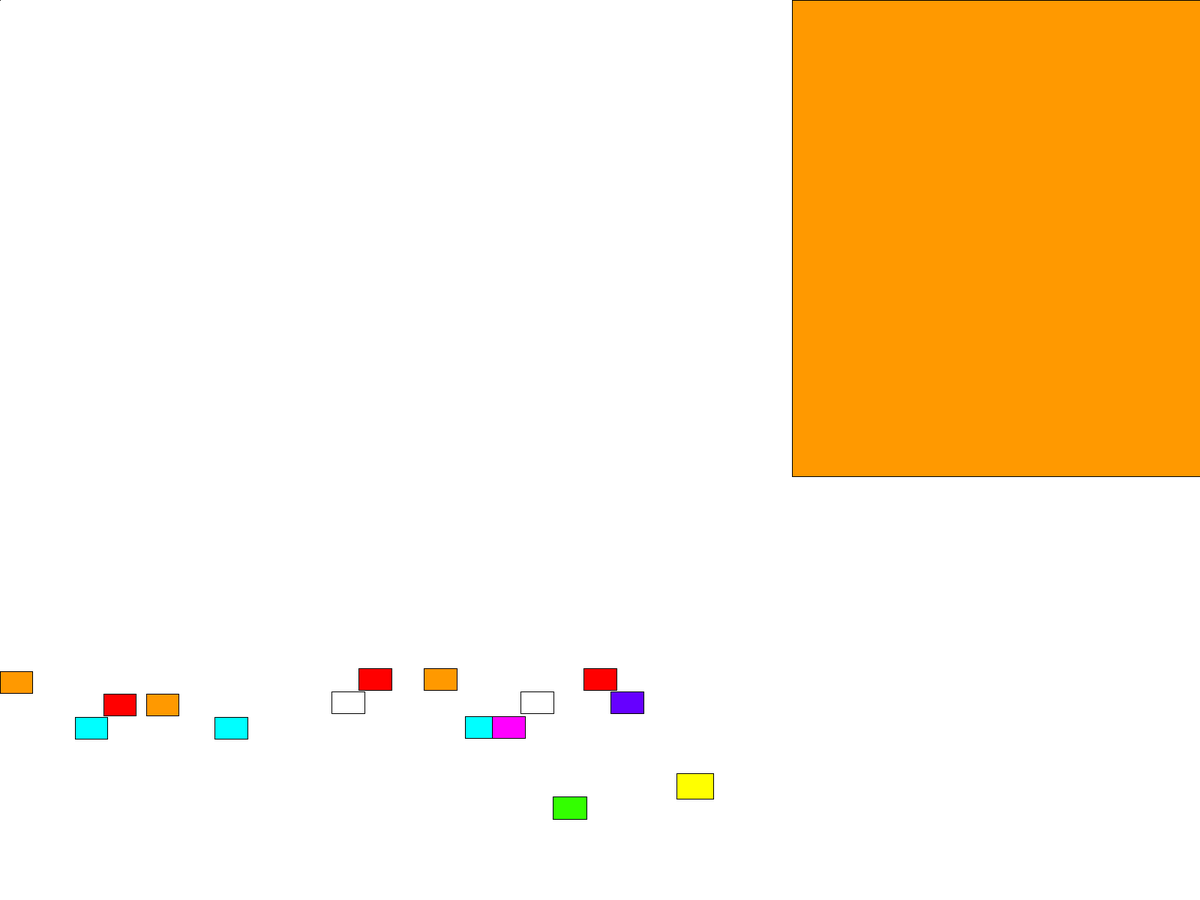
Frame 1 (no input)
Frame 60 (the mouse pressed at the canvas centre just before this capture): identical to frame 1, image omitted
Frame 120 (the mouse held since frame 60 and released just before this capture): identical to frame 1, image omitted

The Processing sketch that drew this single still picture (run headless with seeded random() and noise(); from frame 60 on, the mouse is pressed at the canvas centre):

// Processing sketch: sketch_190916a
// ── sketch_190916a.pde
import java.util.List;
import java.util.Arrays;
import java.util.ArrayList;
import java.util.Random;
Random rand = new Random(); 

// =================GENERAL DECLARATIONS===============================

// important; this is the color that we'll use as the background
color background = color(0,0,0);

// beats per minute of the song
double BPM = 60.0;

// max/min BPM (dont want it too flashy)
int MAX_BPM = 80;
int MIN_BPM = 40;

// general colors 
color blue = color(0, 0, 255);
color red = color(255, 0, 0);
color yellow = color(255, 255, 0);
color green = color(51, 255, 0);
color purple = color(102, 0, 255);
color pink = color(255, 0, 255);
color orange = color(255, 153, 0);
color aqua = color(0, 255, 255);

// colors for the squares
color pulseColor = red; 
color tonic_color = blue;
color supertonic_color = yellow;
color mediant_color = green; 
color subdominant_color = purple;
color dominant_color = pink;
color submediant_color = orange;
color leading_tone_color = aqua;

// square to declare
beatSquares pulse; // the main beat for the song
noteSquare tonic; // note # 1 (i.e. C for the C major scale)
noteSquare supertonic; // note # 2
noteSquare mediant; // note # 3
noteSquare subdominant; // note # 4
noteSquare dominant; // note # 5
noteSquare submediant; // note # 6
noteSquare leading_tone; // note # 7 

// notes we are going to play
List<Integer> assigned_notes = new ArrayList();

// colors to assign
List<Integer> assigned_colors = new ArrayList();

// =================HELPER FUNCTIONS===============================

// converts the given BPM into a format we can use for lerpColor
// 60 --> 500 ms
// 120 --> 250 ms
double convertBPM(double bpm) {
    return (60.0/bpm) * 500.0;
}

// randomly assigns a BPM value between 40 and 80
void assignBPM() {
  BPM = (rand.nextInt((MAX_BPM-MIN_BPM) + 1) + MIN_BPM);
} 

// randomly assigns notes (whole, half, quarter, or eighth) to assigned_notes
void assignNotes() {
  
  // clear list of prev entries
  assigned_notes.clear();
  
  List<Integer> notes = Arrays.asList(0, 1,2,4,8);
  
  int len = 7; // seven notes to assign
  
  for (int i = 0; i < len; i++) {
    int randomIndex = rand.nextInt(notes.size());
    int rand = (notes.get(randomIndex));
    assigned_notes.add(rand);
  }
}

// randomly assigns colors (non-repeating) to assigned_notes and the rhythm
void assignColors() {
  
  // clear the list just in case
  assigned_colors.clear();
  
  List<Integer> colors = new ArrayList<Integer>(
                                  Arrays.asList(
                                  red, blue, yellow, green, purple, pink, orange, aqua));
  
  int len = 8; // seven notes + one beat to assign colors
  
  for (int i = 0; i < len; i++) {
    int randomIndex = rand.nextInt(colors.size());
    int rand = colors.get(randomIndex);
    assigned_colors.add(rand);
    colors.remove(randomIndex);
  }
  
  // assign the colors
  pulseColor = assigned_colors.get(0); 
  tonic_color = assigned_colors.get(1); 
  supertonic_color = assigned_colors.get(2); 
  mediant_color = assigned_colors.get(3); 
  subdominant_color = assigned_colors.get(4); 
  dominant_color = assigned_colors.get(5); 
  submediant_color = assigned_colors.get(6); 
  leading_tone_color = assigned_colors.get(7); 
}

// =================CLASSES==============================================

// a class representing squares that pulse at  the BPM
class beatSquares {
  color c;
  int bpm;
  float count;
  
  // constructor
  beatSquares(color colorC) {
     c = colorC;
     count = 1;
     
     // convert the bpm into a format we can use
     bpm = (int) (convertBPM(BPM));
  }
  
  void flash() {
   int time = millis();
   /* determines often we will "flash" the beat, switching between white and the color
   * adapted from this thread:
   * https://forum.processing.org/two/discussion/20861/change-between-colors-over-time */
   if ((time/bpm)%2==0) {
     fill(lerpColor(255, c, count));
   }
   else {
      fill(255);
      count = 1;
   }
  }
  
  // draw our rectangles in the appropriate areas
  void draw_rec() {
    
     // Wall 1: xratio= 0.0, yratio= 0.7462963, len= 29, wid=43
     rect(width*0, height*0.7462963, 43, 29);
     
     // Wall 2: xratio= 0.122395836, yratio= 0.7712963, len= 29, wid=43
     rect(width*0.122395836, height*0.7712963, 43, 29);
     
     // Wall 3: xratio= 0.35364583, yratio= 0.7425926, len= 29, wid=44
     rect(width*0.35364583, height*0.7425926, 44, 29);
     
     // Wall 4: xratio= 0.66041666, yratio= 0.0, len= 635, wid=651
     rect(width*0.66041666,  height*0, 651, 635);
  }
}

class noteSquare {
  
  color c;
  int bpm;
  int[] notes; // an array of note durations - basically our sheet music!
  
  // wall 1
  float Xpos1;
  float Ypos1;
  int len1;
  int wid1;
  
  // wall 2
  float Xpos2;
  float Ypos2;
  int len2;
  int wid2;
  
  // wall 3
  float Xpos3;
  float Ypos3;
  int len3;
  int wid3;
  
  // for playing notes
  int i;
  int len;
  int curr_note_length;
  int scale_num;
  
  // constructor
  noteSquare(color colorC, int num,
             float x1, float y1, int leng1, int widt1,
             float x2, float y2, int leng2, int widt2,
             float x3, float y3, int leng3, int widt3
             ) {
               
    c = colorC;
    bpm = (int) convertBPM(BPM);
    notes = new int[]{ 1,4,4,4,4 };
    
    i = 0;
    len = notes.length;
    curr_note_length = calculate_duration(notes[i]);
    scale_num = num;
    
    Xpos1 = x1;
    Ypos1 = y1;
    len1 = leng1;
    wid1 = widt1;
    
    Xpos2 = x2;
    Ypos2 = y2;
    len2 = leng2;
    wid2 = widt2;
    
    Xpos3 = x3;
    Ypos3 = y3;
    len3 = leng3;
    wid3 = widt3;
  }
  
  // draws the sqaures in the given areas
  void draw_rec() {
    rect(Xpos1, Ypos1, wid1, len1);
    rect(Xpos2, Ypos2, wid2, len2);
    rect(Xpos3, Ypos3, wid3, len3);
  }
  
  /* fills white or the note color, depending on the time
  * 1 == whole note
  * 2 == half
  * 4 == quarter
  * 8 == eigth
  */
  void flash(int note) {
    
    int time = millis();
    int conv_bpm = 0;
    
    // convert bpm based on the note
    if (note == 1) {
      conv_bpm = bpm * 8;
    }
    else if (note == 2) {
      conv_bpm = bpm * 4;
    }
    else if (note == 4) {
      conv_bpm = bpm;
    }
    else if (note == 8) {
      conv_bpm = bpm/2;
    }
    
    // if it's empty, leave it white
    if (conv_bpm == 0) {
      fill(255);
    }
    else {
      fill(lerpColor(255, c, ((time/conv_bpm)%2==0)?time:conv_bpm-time));
    }
}
  
  // calculates the duration of a given note in milliseconds
  int calculate_duration(int note) {
    double mult_factor;
    
    if (note == 1) {
      mult_factor = 4.0;
    }
    else if (note == 2) {
      mult_factor = 2.0;
    }
    else if (note == 4) {
      mult_factor = 1.0;
    }
    else {
      mult_factor = .5;
    }
    
    double duration = (mult_factor * 1000.0) / (BPM/60.0);
    
    return (int) duration;
  }
  
  // calls the fill function and draws the rectangles so the note plays
  void playNote(){
    flash(assigned_notes.get(scale_num));
    draw_rec();
  }
}

// =================MAIN CODE===============================================

void setup() {
  fullScreen();
  background(255);
  
  /* RANDOM FUN!!
  * Let's do fun things like assigning colors, BPM, and note
  * values for us. */
  assignBPM();
  assignNotes();
  assignColors();
  
  // set up our squares with colors
  pulse = new beatSquares(pulseColor);
  tonic = new noteSquare(tonic_color, 0,
                           width*0.06302083, height*0.7972222, 29, 43,
                           width*0.17916666, height*0.7972222, 29, 44,
                           width*0.3875, height*0.7962963, 29, 44);
  supertonic = new noteSquare(supertonic_color, 1,
                           0, 0, 0, 0,
                           0, 0, 0, 0,
                           width*0.41041666, height*0.7962963, 29, 44);
  mediant = new noteSquare(mediant_color, 2,
                           0, 0, 0, 0,
                           width*0.2765625, height*0.7685185, 29, 44,
                           width*0.43385416, height*0.7685185, 29, 44);
  subdominant = new noteSquare(subdominant_color, 3,
                           0,0,0,0,
                           0,0,0,0,
                           width*0.4609375, height*0.8851852, 30, 45);
  dominant = new noteSquare(dominant_color, 4,
                           width*0.08645833, height*0.7712963, 29, 43,
                           width*0.29895833, height*0.7425926, 29, 44,
                           width*0.48645833, height*0.7425926, 29, 44);
  submediant = new noteSquare(submediant_color, 5,
                           0,0,0,0,
                           0,0,0,0,
                           width*0.50885415, height*0.7685185, 29, 44);
  leading_tone = new noteSquare(leading_tone_color, 6,
                           0,0,0,0,
                           0,0,0,0,
                           width*0.5640625, height*0.85925925, 34, 49);
}
int count = 1;
void draw() {
  
  // set up the pulsing squares
  pulse.flash();
  pulse.draw_rec();
  
  // play!
  tonic.playNote();
  supertonic.playNote();
  mediant.playNote();
  subdominant.playNote();
  dominant.playNote();
  submediant.playNote();
  leading_tone.playNote();
  
  if (millis() / 8000 > count) {
    assignNotes();
    count++;
  }
}
